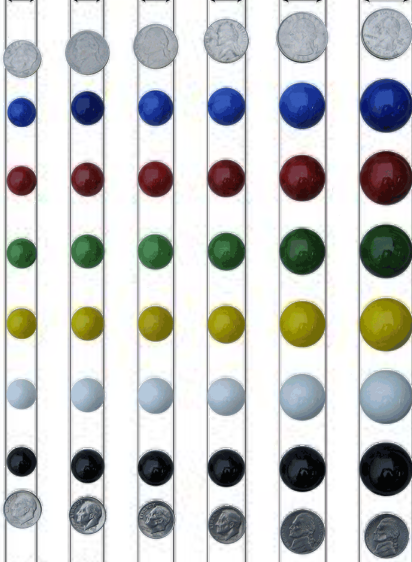
#> input picture Marbel.png, 412 x 562 px, found by its file name
$ python june9_sizes.py
#> lines starting #> are read from the running program, lines starting #| are printed output that depends on the picture; after the words box and inside, x2 and y2 are one past the last pixel; in counts of white or black regions, pixels touching at a corner belong together
import cv2
import numpy as np
import matplotlib.pyplot as plt
from collections import defaultdict

def detect_marbles(image_path):
    # Load image
    image = cv2.imread(image_path)
#> image is the input picture: shape (562, 412, 3); mean B, G, R 201.2, 202.4, 200.9
    if image is None:
        raise FileNotFoundError(f"Image not found: {image_path}")

    # Convert to grayscale
    gray = cv2.cvtColor(image, cv2.COLOR_BGR2GRAY)
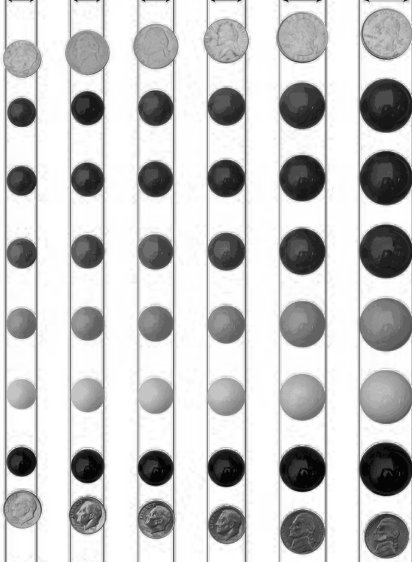
#> gray: shape (562, 412); min 5, max 255, mean 201.8

    # Enhanced preprocessing
    # 1. Contrast Limited Adaptive Histogram Equalization
    clahe = cv2.createCLAHE(clipLimit=3.0, tileGridSize=(8, 8))
    equalized = clahe.apply(gray)
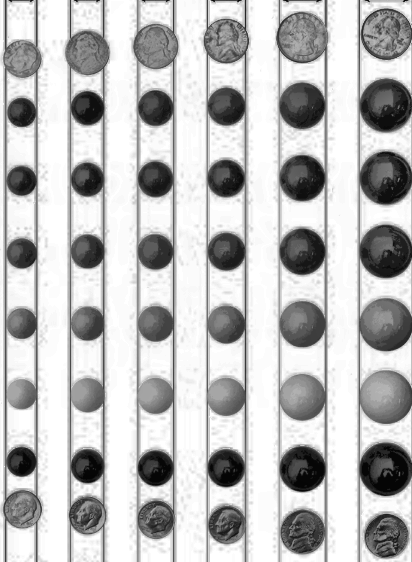
#> equalized: shape (562, 412); min 4, max 255, mean 190.6

    # 2. Denoising
    denoised = cv2.fastNlMeansDenoising(equalized, None, h=10, templateWindowSize=7, searchWindowSize=21)

    # 3. Adaptive thresholding as fallback
    adaptive_thresh = cv2.adaptiveThreshold(denoised, 255, cv2.ADAPTIVE_THRESH_GAUSSIAN_C,
                                          cv2.THRESH_BINARY_INV, 11, 2)
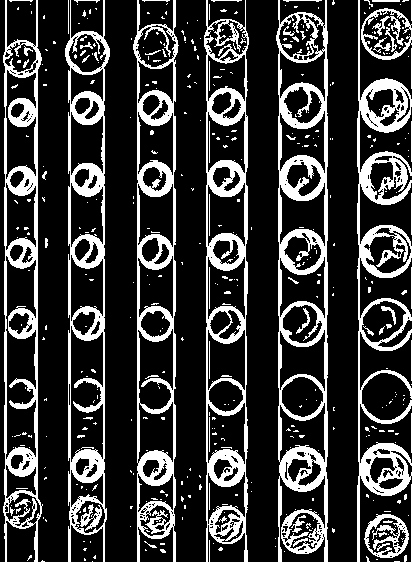
#> adaptive_thresh: shape (562, 412); 22.3% white; 415 white regions (354 under 20 px), largest, box (x1, y1, x2, y2) and area: (276, 0, 328, 562) 9782, (357, 0, 412, 562) 7837, (204, 0, 249, 562) 7712

    # Blur to reduce noise
    blurred = cv2.GaussianBlur(denoised, (7, 7), 2)
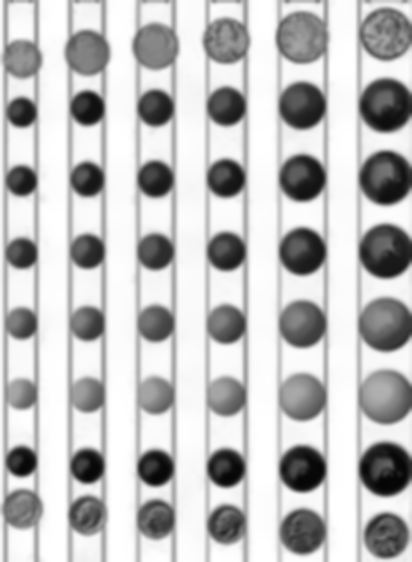
#> blurred: shape (562, 412); min 5, max 255, mean 190.9

    # Dual detection approach: Hough Circles + Contour detection
    all_circles = []

    # Approach 1: Hough Circle Detection
    circles = cv2.HoughCircles(
        blurred,
        cv2.HOUGH_GRADIENT,
        dp=1.2,
        minDist=20,
        param1=50,
        param2=30,
        minRadius=10,
        maxRadius=60
    )
#> circles = 74 rows, first 8: [385.8, 105, 26.44], [301.8, 396.6, 23.68], [385.8, 396.6, 27.64], [301.8, 177, 22.6], [385.8, 251.4, 26.56], [385.8, 468.6, 26.2], [301.8, 251.4, 22.72], [301.8, 105, 23.92]

    if circles is not None:
        circles = np.round(circles[0, :]).astype("int")
#> circles = 74 rows, first 8: [386, 105, 26], [302, 397, 24], [386, 397, 28], [302, 177, 23], [386, 251, 27], [386, 469, 26], [302, 251, 23], [302, 105, 24]
        all_circles.extend([tuple(circle) for circle in circles])

    # Approach 2: Contour-based detection (as fallback)
    edges = cv2.Canny(blurred, 50, 150)
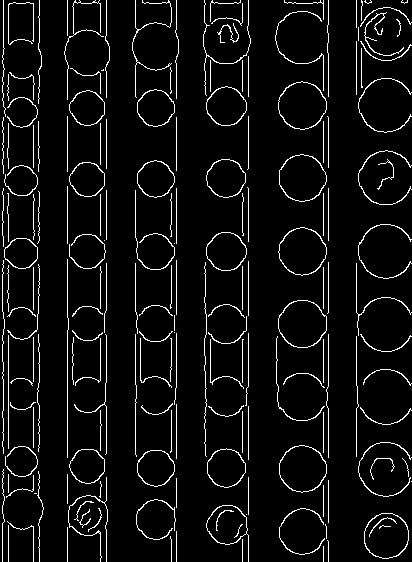
#> edges: shape (562, 412); 5.9% white in thin lines or dots
    contours, _ = cv2.findContours(edges, cv2.RETR_EXTERNAL, cv2.CHAIN_APPROX_SIMPLE)
#> contours = 175 contours, 136 with area under 20; largest, box (x1, y1, x2, y2) and area: (278, 300, 327, 348) 1772, (278, 81, 327, 130) 1748, (278, 227, 327, 276) 1725, (279, 445, 327, 493) 1706, (279, 154, 327, 202) 1700

    min_radius = 10
    max_radius = 60

    for cnt in contours:
        area = cv2.contourArea(cnt)
        if area < 100 or area > 10000:  # Filter by area
            continue

        perimeter = cv2.arcLength(cnt, True)
        if perimeter == 0:
            continue

        circularity = 4 * np.pi * area / (perimeter**2)
        if circularity > 0.5:  # Check for circularity
            (x, y), radius = cv2.minEnclosingCircle(cnt)
            radius = int(radius)
            if min_radius <= radius <= max_radius:
                all_circles.append((int(x), int(y), radius))
#> this loop made 175 passes
#> (area, perimeter, circularity, x, y, radius) on passes 11, 33, 34, 35, 37, 80, 99, 101: (1594.5, 149.3, 0.899, 385.9, 535.7, 23), (1038.5, 120.8, 0.894, 155.4, 467.5, 18), (929, 114.6, 0.889, 87.02, 465.3, 18), (1136.5, 127.6, 0.877, 225.8, 467.5, 19), (1705.5, 155.8, 0.883, 302.4, 468.5, 24), (1772.5, 157.8, 0.895, 302.3, 323, 24), (780.5, 104.3, 0.901, 20.65, 252.5, 17), (1173.5, 128.5, 0.894, 225.9, 251, 20)
#> after the loop, all_circles = 91 items, first 6: (386, 105, 26), (302, 397, 24), (386, 397, 28), (302, 177, 23), (386, 251, 27), (386, 469, 26)

    # Non-maximum suppression to remove overlapping circles
    def nms_circles(circles, overlap_threshold=0.5):
#> called with overlap_threshold = 0.7
        if len(circles) == 0:
            return []

        # Sort by radius (largest first)
        circles = sorted(circles, key=lambda x: x[2], reverse=True)
#> circles = 91 items, first 6: (269, 445, 59), (191, 439, 57), (191, 295, 57), (125, 217, 54), (119, 139, 53), (125, 487, 53)
        keep = []

        for current in circles:
            x1, y1, r1 = current
            keep_current = True

            for kept in keep:
                x2, y2, r2 = kept
                dist = np.sqrt((x1 - x2)**2 + (y1 - y2)**2)

                # If circles overlap more than the threshold
                if dist < (r1 + r2) * overlap_threshold:
                    keep_current = False
                    break

            if keep_current:
                keep.append(current)
#> this loop made 91 passes
#> after the loop, keep = 43 items, first 6: (269, 445, 59), (191, 295, 57), (125, 217, 54), (119, 139, 53), (125, 487, 53), (53, 301, 53)

        return keep

    filtered_circles = nms_circles(all_circles, overlap_threshold=0.7)
#> filtered_circles has the same summary as keep in nms_circles

    # Image physical size (mm)
    physical_width_mm = 100
    physical_height_mm = 80
    height_px, width_px = image.shape[:2]
    px_per_mm = (width_px / physical_width_mm + height_px / physical_height_mm) / 2

    # Analyze circles
    output = image.copy()
    sizes_mm = []

    print(f"Accurate marble count: {len(filtered_circles)}")
#| Accurate marble count: 43

    for (x, y, r) in filtered_circles:
        diameter_mm = (2 * r) / px_per_mm
        sizes_mm.append(round(diameter_mm, 1))

        # Draw the circle and center
        cv2.circle(output, (x, y), r, (0, 255, 0), 2)
        cv2.circle(output, (x, y), 2, (0, 0, 255), -1)
        cv2.putText(output, f"{diameter_mm:.1f}mm", (x-r, y-10),
                   cv2.FONT_HERSHEY_SIMPLEX, 0.5, (255, 255, 0), 1)
#> this loop made 43 passes
#> (x, y, r, diameter_mm) on passes 1 to 8: (269, 445, 59, 21.18), (191, 295, 57, 20.46), (125, 217, 54, 19.38), (119, 139, 53, 19.02), (125, 487, 53, 19.02), (53, 301, 53, 19.02), (49, 205, 51, 18.3), (199, 65, 50, 17.95)
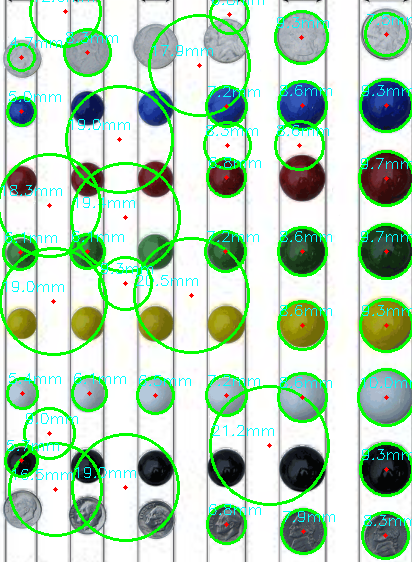
#> output: shape (562, 412, 3); 11.47% of pixels changed, all inside (x1, y1, x2, y2) = (0, 0, 412, 560)
#> after the loop, sizes_mm = 43 values, max 21.2 at index 0, min 4.7 at index 42, mean 10.21

    # Group sizes into bins
    size_bins = defaultdict(int)
    for size in sizes_mm:
        low = int(size)
        high = low + 1
        bin_label = f"{low}-{high}"
        size_bins[bin_label] += 1
#> this loop made 43 passes
#> (size, low, high, bin_label) on passes 1 to 8: (21.2, 21, 22, '21-22'), (20.5, 20, 21, '20-21'), (19.4, 19, 20, '19-20'), (19, 19, 20, '19-20'), (19, 19, 20, '19-20'), (19, 19, 20, '19-20'), (18.3, 18, 19, '18-19'), (17.9, 17, 18, '17-18')
#> after the loop, size_bins = 14 items

    # Sort bin labels
    sorted_bins = sorted(size_bins.items(), key=lambda x: int(x[0].split('-')[0]))
#> sorted_bins = [('4-5', 1), ('5-6', 3), ('6-7', 7), ('7-8', 5), ('8-9', 8), ('9-10', 8), ('10-11', 1), ('12-13', 1), ('16-17', 1), ('17-18', 1), ('18-19', 1), ('19-20', 4), ('20-21', 1), ('21-22', 1)]
    labels = [k for k, _ in sorted_bins]
#> labels = ['4-5', '5-6', '6-7', '7-8', '8-9', '9-10', '10-11', '12-13', '16-17', '17-18', '18-19', '19-20', '20-21', '21-22']
    counts = [v for _, v in sorted_bins]
#> counts = [1, 3, 7, 5, 8, 8, 1, 1, 1, 1, 1, 4, 1, 1]

    print("\nGrouped Marble Sizes (in mm):")
    for label, count in sorted_bins:
        print(f"{label} mm: {count}")
#> this loop made 14 passes
#> (printed output is left out)

    # Plot results
    plt.figure(figsize=(15, 5))

    # Bar graph for size distribution
    plt.subplot(1, 3, 1)
    plt.title("Size Distribution (mm)")
    plt.bar(labels, counts, color='skyblue', edgecolor='black')
    plt.xlabel("Diameter Range (mm)")
    plt.ylabel("Count")
    plt.xticks(rotation=45)

    # Preprocessing visualization
    plt.subplot(1, 3, 2)
    plt.title("Preprocessed Image")
    plt.imshow(blurred, cmap='gray')
    plt.axis("off")

    # Final detected marbles
    plt.subplot(1, 3, 3)
    plt.title(f"Detected Marbles: {len(filtered_circles)}")
    plt.imshow(cv2.cvtColor(output, cv2.COLOR_BGR2RGB))
    plt.axis("off")

    plt.tight_layout()
    plt.show()
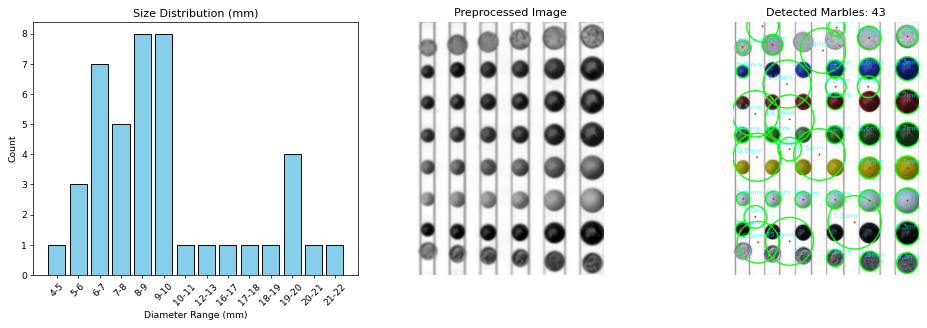
#> figure drawn by matplotlib, 3 panels

# Usage
image_path = r"C:\Users\win11\Documents\Tata_steel_object\Marbel.png"
detect_marbles(image_path)

#"C:\Users\win11\Documents\Tata_steel_object\Marble.png"
